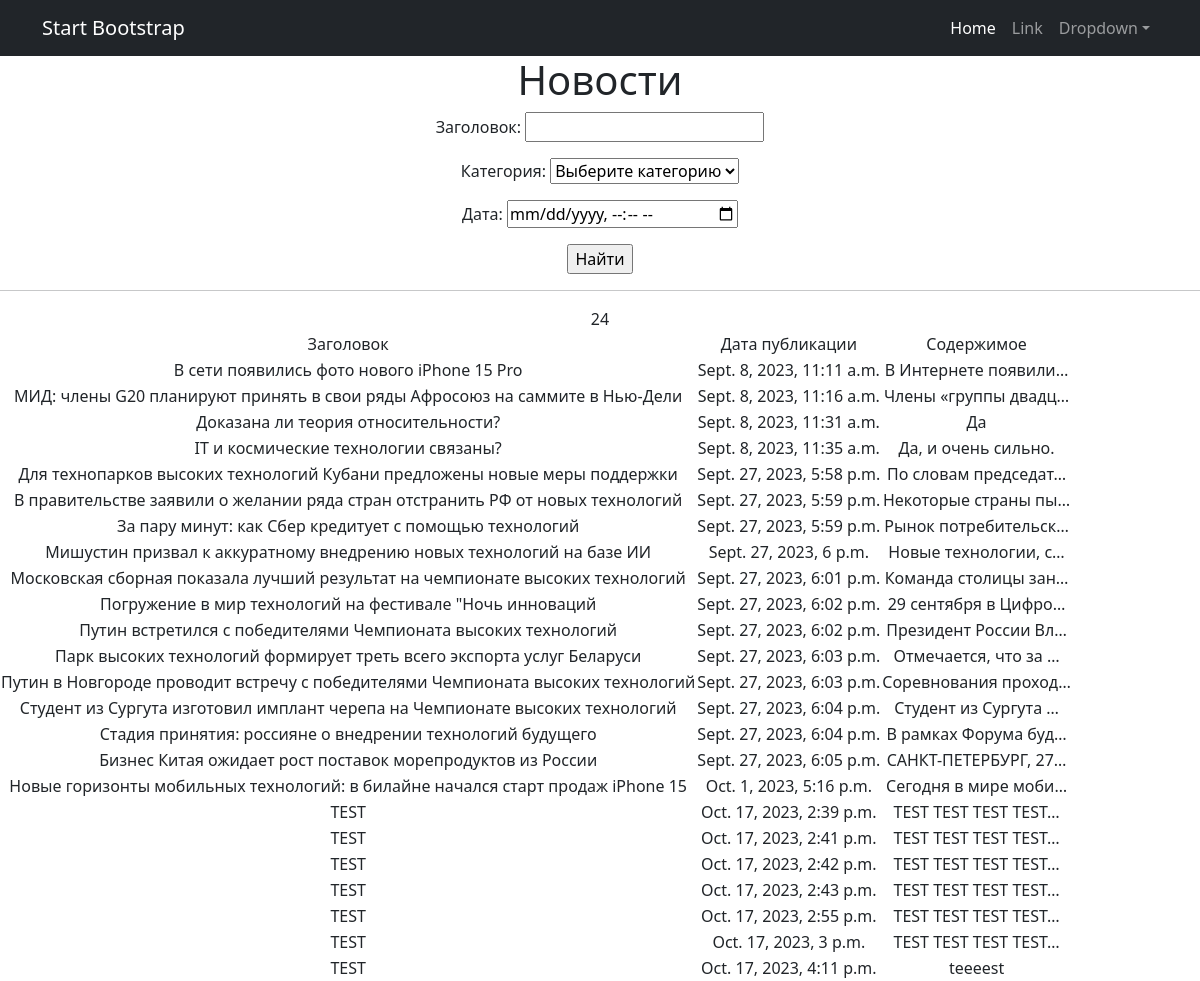
The page /news/ on the database as committed earlier.
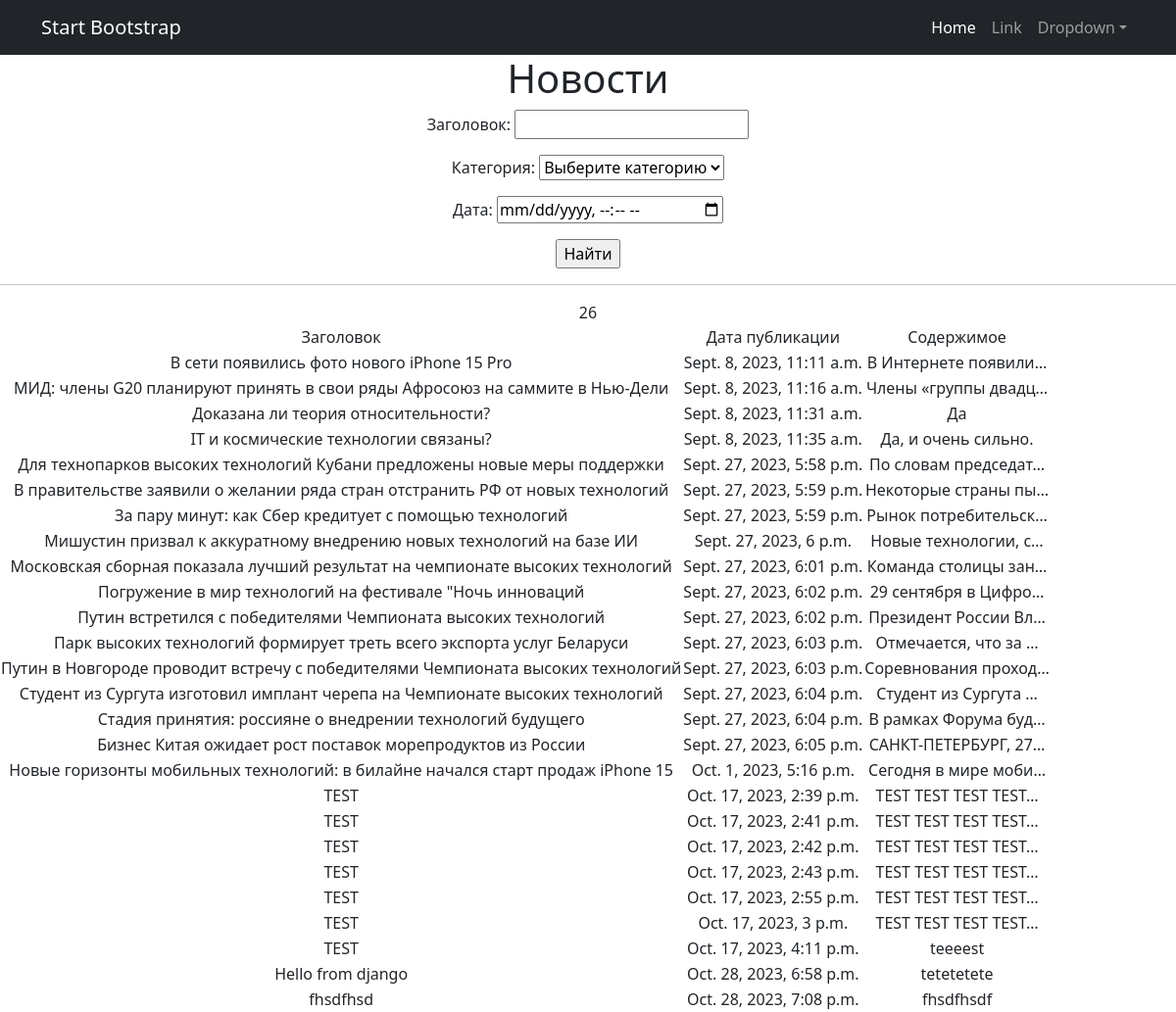
The same page on the database as committed later.
### news/models.py (models this page shows, shortened)
class Post(models.Model):
    author = models.ForeignKey(Author, on_delete=models.CASCADE)
    NEWS = 'NW'
    ARTICLE = 'AR'
    CATEGORY_CHOICES = (
        (NEWS, 'Новость'),
        (ARTICLE, 'Статья'),
    )
    categoryType = models.CharField(max_length=2, choices=CATEGORY_CHOICES, default=ARTICLE)
    dateCreation = models.DateTimeField(auto_now_add=True)
    postCategory = models.ManyToManyField(Category, through='PostCategory')
    title = models.CharField(max_length=128)
    text = models.TextField()
    rating = models.SmallIntegerField(default=0)

### news/views.py (the view)
# urls.py: path('', PostSearch.as_view()),
class PostSearch(ListView):
    model = Post
    template_name = 'news.html'
    context_object_name = 'news'
    filterset_class = PostFilter
    def get_queryset(self):
        queryset = super().get_queryset()
        self.filterset = PostFilter(self.request.GET, queryset)
        return self.filterset.qs
    def get_context_data(self, **kwargs):
        context = super().get_context_data(**kwargs)
        context['filterset'] = self.filterset
        return context

### news/models.py (called while the page is built)
    def __str__(self):
        return f'{self.name}'

### news/templatetags/custom_filters.py (called while the page is built)
@register.filter()
def censor(sentence):
    text = sentence.split()
    for i, word in enumerate(text):
        print(word)
        if word in bad_words:
            text[i] = word[0] + '***'
    return ' '.join(text)

### templates/news.html (shortened to what this page needs)
{% extends 'flatpages/default.html' %}
{% load custom_filters %}
{% block content %}
    <h1>Новости</h1>
    <form action="" method="get">
        {{ filterset.form.as_p }}
        <input type="submit" value="Найти" />
    </form>
    <hr>
    {{ news|length }}
    {% if news %}
        <table>
            <tr>
                <td>Заголовок</td>
                <td>Дата публикации </td>
                <td>Содержимое</td>
            </tr>
            {% for post in news %}
            <tr>
                <td> {{ post.title|censor }} </td>
                <td> {{ post.dateCreation }} </td>
                <td> {{ post.text|truncatechars:20|censor }} </td>
            </tr>
            {% endfor %}
        </table>
    {% else %}
        <h2>Новостей нет!</h2>
    {% endif %}
{% endblock content %}

Rows that differ between the two databases and show on the page:
added Post: title|censor "Hello from django", dateCreation "Oct. 28, 2023, 6:58 p.m.", text|censor "tetetetete"
added Post: title|censor "fhsdfhsd", dateCreation "Oct. 28, 2023, 7:08 p.m.", text|censor "fhsdfhsdf"
Other text that changed with them:
{{ news|length }}: "24" → "26"
